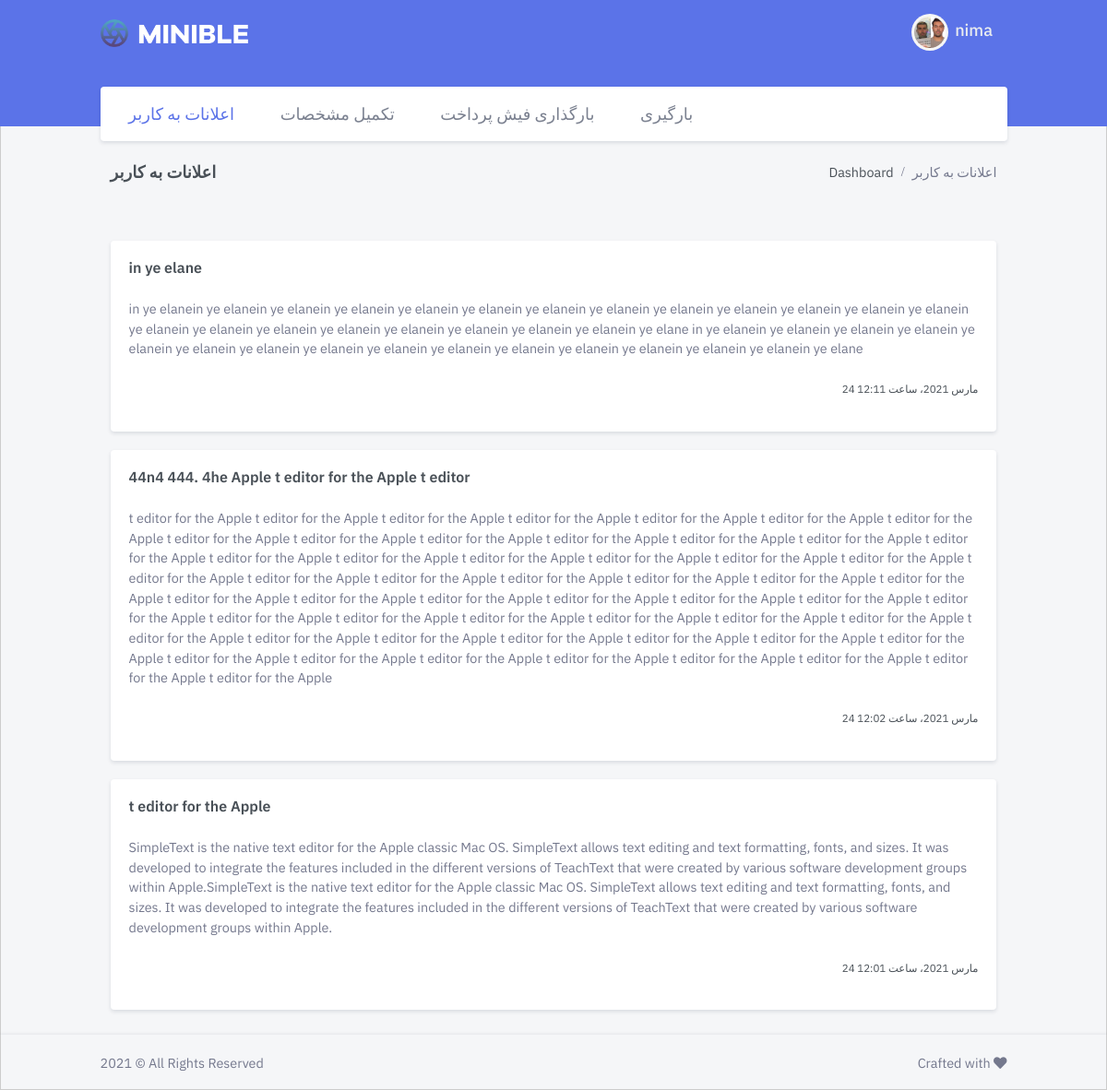
The app's page / (signed in) with its own data.
### dashboard/models.py (models this page shows, shortened)
class Profile(models.Model):
  user = models.OneToOneField(User, on_delete=models.CASCADE,unique=True,related_name='profile',verbose_name = "کاربر")
  father_name = models.CharField(max_length=50,null=True, blank=True,verbose_name = " نام پدر  ")
  phone = models.CharField(max_length=50,null=True, blank=True,verbose_name = " شماره تماس  ")
  identity_number = models.CharField(max_length=50,unique=True,null=True, blank=True,verbose_name = "شماره شناسنامه")
  national_code = models.CharField(max_length=50,unique=True,null=True, blank=True,verbose_name = " کد ملی ")
  address = models.CharField(max_length=250,null=True, blank=True,verbose_name = " آدرس  ")
  bank_name = models.CharField(max_length=50,null=True, blank=True,verbose_name = " نام بانک")
  account_holder = models.CharField(max_length=150,null=True, blank=True,verbose_name = " نام صاحب حساب ")
  cardـnumber = models.CharField(max_length=16,null=True, blank=True,verbose_name = " شماره کارت بانک  ")
  user_photo=models.ImageField(upload_to='user_uploads/user_photo',default='user_uploads/user_photo/default.png',null=True, blank=True,verbose_name = "تصویر کاربر")
  signature=models.ImageField(upload_to='user_uploads/signature',default='user_uploads/signature/default.png',null=True, blank=True,verbose_name = "امضاء")
  personalـphoto=models.ImageField(upload_to='user_uploads/personalـphoto',default='user_uploads/personalـphoto/default.png',null=True, blank=True,verbose_name = "عکس پرسنلی ۳*۴")
  class Meta:
      verbose_name = "پروفایل"
      verbose_name_plural = " پروفایل ها "

class Notice(models.Model):
    user = models.ManyToManyField(User)
    title = models.CharField(max_length=200,null=True, blank=True,verbose_name = " عنوان ")
    content = models.TextField(null=True, blank=True,verbose_name = " متن ")
    updated_on = models.DateTimeField(auto_now= True)
    created_on = models.DateTimeField(auto_now_add=True)
    class Meta:
        ordering = ['-created_on']
    class Meta:
        verbose_name = "اعلان"
        verbose_name_plural = " اعلانات "

### dashboard/views.py (the view)
# urls.py: path('', include('dashboard.urls')),
@login_required
@transaction.atomic
def dashboard(request):
  profile = models.Profile.objects.filter(user=request.user)
  notices = models.Notice.objects.filter(user=request.user).order_by('-created_on')
  payment = models.Payment.objects.filter(user=request.user).order_by('-created_on')
  submitted_files = models.Submitted_files.objects.filter(user=request.user).order_by('-created_on')
  if request.method == 'POST':
        user_form = UserForm(request.POST, instance=request.user)
        profile_form = ProfileForm(request.POST, request.FILES, instance=request.user.profile)
        if user_form.is_valid() and profile_form.is_valid():
            user_form.save()
            profile_form.save()
            messages.success(request, _('Your profile was successfully updated!'))
            context = {'profile': profile,'notices': notices,'payment': payment, 'submitted_files':submitted_files, 'user_form': user_form,'profile_form': profile_form }
            return render(request, 'dashboard/dashboard.html', context)
        else:
            messages.error(request, _('Please correct the error below.'))
  else:
      user_form = UserForm(instance=request.user)
      profile_form = ProfileForm(instance=request.user.profile)
  context = {
  'profile': profile,
  'notices': notices,
  'payment': payment,
  'user_form': user_form,
  'submitted_files':submitted_files,
  'profile_form': profile_form }
  return render(request, 'dashboard/dashboard.html', context)

### templates/dashboard/dashboard.html (shortened to what this page needs)
{% load static %}
<!doctype html>
<html lang="en">
<head>
        <link href="{% static 'dashboard/css/bootstrap.min.css' %}" id="bootstrap-style" rel="stylesheet" type="text/css" />
        <link href="{% static 'dashboard/css/icons.min.css' %}" rel="stylesheet" type="text/css" />
        <link href="{% static 'dashboard/css/app.min.css' %}" id="app-style" rel="stylesheet" type="text/css" />
    </head>
    <body data-layout="horizontal" data-topbar="colored">
        <div id="layout-wrapper">
            <header id="page-topbar">
                <div class="navbar-header">
                    <div class="d-flex">
                        <div class="navbar-brand-box">
                            <a href="{% url 'dashboard' %}" class="logo logo-light">
                                <span class="logo-lg">
                                    <img src="{% static 'dashboard/images/logo-light.png' %}" alt="" height="30">
                                </span>
                            </a>
                        </div>
                    </div>
                    <div class="d-flex">
                        <div class="dropdown d-inline-block">
                            <button type="button" class="btn header-item waves-effect" id="page-header-user-dropdown"
                                data-toggle="dropdown" aria-haspopup="true" aria-expanded="false">
                                <img class="rounded-circle header-profile-user" src="{{ user.profile.user_photo.url }}" alt="Header Avatar">
                                <span class="d-none d-xl-inline-block ml-1 font-weight-medium font-size-18">{{ user.username }}</span>
                            </button>
                        </div>
                    </div>
                </div>
                <div class="container-fluid">
                    <div class="topnav">
                        <nav class="navbar navbar-light navbar-expand-lg topnav-menu">
                            <div class="collapse navbar-collapse" id="topnav-menu-content">
                                <ul class="navbar-nav">
                                    <li class="nav-item">
                                        <a class="nav-link" onclick="openTab(event, '1')" id="defaultOpen">
                                              اعلانات به کاربر
                                        </a>
                                    </li>
                                    <li class="nav-item">
                                        <a class="nav-link" onclick="openTab(event, '2')">
                                              تکمیل مشخصات
                                        </a>
                                    </li>
                                    <li class="nav-item">
                                        <a class="nav-link" onclick="openTab(event, '3')">
                                              بارگذاری فیش پرداخت
                                        </a>
                                    </li>
                                    <li class="nav-item">
                                        <a class="nav-link" onclick="openTab(event, '4')">
                                               بارگیری
                                        </a>
                                    </li>
                                </ul>
                            </div>
                        </nav>
                    </div>
                </div>
            </header>
            <div id="1" class="tabcontent">
                <div class="main-content">
                    <div class="page-content">
                        <div class="container-fluid">
                            <div class="row">
                                <div class="col-12">
                                    <div class="page-title-box d-flex align-items-center justify-content-between">
                                        <h4 class="mb-0"> اعلانات به کاربر </h4>
                                        <div class="page-title-right">
                                            <ol class="breadcrumb m-0">
                                                <li class="breadcrumb-item">Dashboard</li>
                                                <li class="breadcrumb-item active"> اعلانات به کاربر </li>
                                            </ol>
                                        </div>
                                    </div>
                                </div>
                            </div>
                            <br><br>
                          {% for Notice in notices %}
                            <div class="row">
                                <div class="col-lg-12">
                                    <div class="card">
                                        <div class="card-body">
                                             <h4 class="card-title mb-4">{{ Notice.title }}</h4>
                                             <div class="table-responsive">
                                                <p class="text-muted mb-0">{{ Notice.content }}</p>
                                                <br>
                                                <p style="text-align:right"> <small> {{ Notice.updated_on }} </small> </p>
                                              </div>
                                        </div>
                                    </div>
                                </div>
                            </div>
                          {% endfor %}
                        </div>
                    </div>
                    <footer class="footer">
                        <div class="container-fluid">
                            <div class="row">
                                <div class="col-sm-6">
                                    <script>document.write(new Date().getFullYear())</script> © All Rights Reserved
                                </div>
                                <div class="col-sm-6">
                                    <div class="text-sm-right d-none d-sm-block">
                                        Crafted with <i class="fas fa-heart"></i>
                                    </div>
                                </div>
                            </div>
                        </div>
                    </footer>
                </div>
            </div>
        </div>
    </body>
</html>

### templates/dashboard/dashboard.html (style rules this page uses)
.tabcontent { display: none; padding: 6px 12px; border: 1px solid #ccc; border-top: none; }
.tabcontent { animation: fadeEffect 1s; }

### records on screen
Notice: title "in ye elane", content "in ye elanein ye elanein ye elanein ye elanein ye elanein ye elanein ye elanein ye elanein ye elanein ye elanein ye elanein ye elanein ye elanein ye elanein ye elanein ye elanein ye elanein ye elanein ye elanein ye elanein ye elanein ye elane in ye elanein ye elanein ye elanein ye elanein ye elanein ye elanein ye elanein ye elanein ye elanein ye elanein ye elanein ye elanein ye elanein ye elanein ye elanein ye elane", updated_on "24 مارس 2021، ساعت 12:11"
Notice: title "44n4 444. 4he Apple t editor for the Apple t editor", content "t editor for the Apple t editor for the Apple t editor for the Apple t editor for the Apple t editor for the Apple t editor for the Apple t editor for the Apple t editor for the Apple t editor for the Apple t editor for the Apple t editor for the Apple t editor for the Apple t editor for the Apple t editor for the Apple t editor for the Apple t editor for the Apple t editor for the Apple t editor for the Apple t editor for the Apple t editor for the Apple t editor for the Apple t editor for the Apple t editor for the Apple t editor for the Apple t editor for the Apple t editor for the Apple t editor for the Apple t editor for the Apple t editor for the Apple t editor for the Apple t editor…", updated_on "24 مارس 2021، ساعت 12:02"
Notice: title "t editor for the Apple", content "SimpleText is the native text editor for the Apple classic Mac OS. SimpleText allows text editing and text formatting, fonts, and sizes. It was developed to integrate the features included in the different versions of TeachText that were created by various software development groups within Apple.SimpleText is the native text editor for the Apple classic Mac OS. SimpleText allows text editing and text formatting, fonts, and sizes. It was developed to integrate the features included in the different versions of TeachText that were created by various software development groups within Apple.", updated_on "24 مارس 2021، ساعت 12:01"

### other values on screen
{{ user.username }} "nima"
